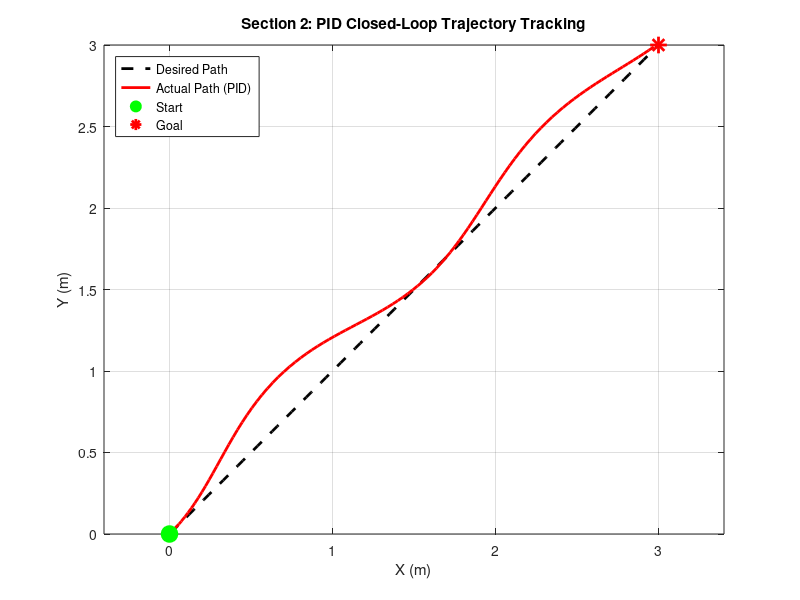
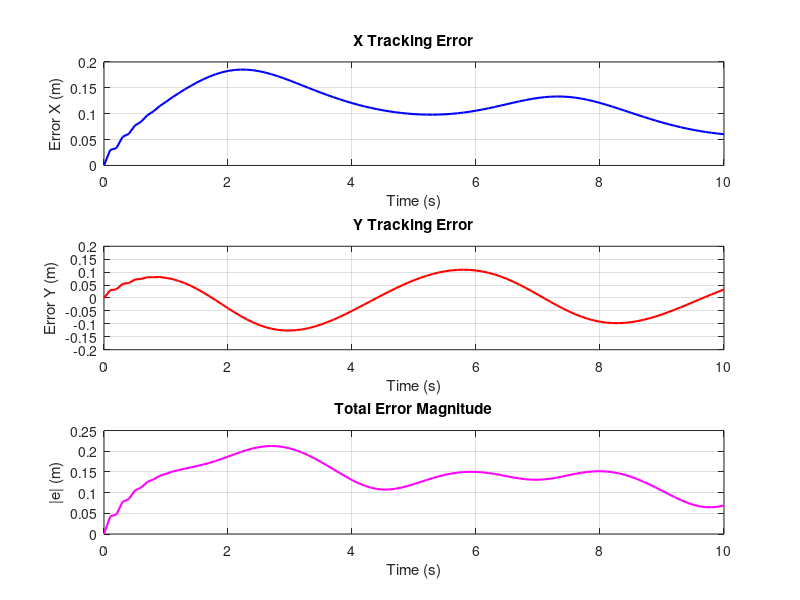

MATLAB code to generate these figures, in order: (Note: this script raises an error after producing the figures.)
function CW2_pid_tracking()
%% CW2_PID_TRACKING
%  Closed-loop PID trajectory tracking for a differential-drive robot.
%  The robot tracks a straight-line diagonal path from (0,0) to (3,3).
%
%  PID Law:
%    u(t) = Kp*e(t) + Ki*∫e(t)dt + Kd*(de/dt)
%
%  Separate PID controllers are applied to X and Y errors,
%  producing linear (v) and angular (omega) velocity commands.

%% --- Time setup ---
dt      = 0.1;
t_total = 10;
t       = 0:dt:t_total;
N       = length(t);

%% --- Desired trajectory: diagonal straight line (0,0) → (3,3) ---
x_des = linspace(0, 3, N);
y_des = linspace(0, 3, N);

%% --- PID gains (tuned for smooth tracking) ---
Kp = 2.5;
Ki = 0.2;
Kd = 1.0;

%% --- Initial pose (facing 45° toward goal) ---
x     = 0;    y = 0;    theta = pi/4;
e_x_prev = 0; e_y_prev = 0;
int_ex   = 0; int_ey   = 0;

X = zeros(1,N);  Y = zeros(1,N);
Ex = zeros(1,N); Ey = zeros(1,N);

%% --- PID control loop ---
for i = 1:N
    % Position errors
    e_x = x_des(i) - x;
    e_y = y_des(i) - y;

    % Integral accumulation
    int_ex = int_ex + e_x * dt;
    int_ey = int_ey + e_y * dt;

    % Derivative terms
    d_ex = (e_x - e_x_prev) / dt;
    d_ey = (e_y - e_y_prev) / dt;

    % PID output → velocity commands
    v     = Kp*e_x + Ki*int_ex + Kd*d_ex;
    omega = Kp*e_y + Ki*int_ey + Kd*d_ey;

    % Euler integration
    x     = x + v * cos(theta) * dt;
    y     = y + v * sin(theta) * dt;
    theta = theta + omega * dt;

    % Store
    X(i) = x;   Y(i) = y;
    Ex(i) = e_x; Ey(i) = e_y;
    e_x_prev = e_x;
    e_y_prev = e_y;
end

%% --- Compute tracking error magnitude ---
err_mag = sqrt(Ex.^2 + Ey.^2);

%% --- Plot 1: Trajectory tracking ---
figure('Name','Sec 2 – PID Trajectory Tracking','NumberTitle','off');
plot(x_des, y_des, 'k--', 'LineWidth', 2, 'DisplayName', 'Desired Path');
hold on;
plot(X, Y, 'r-', 'LineWidth', 2, 'DisplayName', 'Actual Path (PID)');
plot(x_des(1), y_des(1), 'go', 'MarkerSize', 12, 'MarkerFaceColor','g', 'DisplayName','Start');
plot(x_des(end), y_des(end), 'r*', 'MarkerSize', 12, 'LineWidth', 2, 'DisplayName','Goal');
grid on; axis equal;
xlabel('X (m)'); ylabel('Y (m)');
title('Section 2: PID Closed-Loop Trajectory Tracking');
legend('Location','northwest');

%% --- Plot 2: Error over time ---
figure('Name','Sec 2 – Tracking Error','NumberTitle','off');
subplot(3,1,1);
plot(t, Ex, 'b-','LineWidth',1.5); grid on;
xlabel('Time (s)'); ylabel('Error X (m)'); title('X Tracking Error');

subplot(3,1,2);
plot(t, Ey, 'r-','LineWidth',1.5); grid on;
xlabel('Time (s)'); ylabel('Error Y (m)'); title('Y Tracking Error');

subplot(3,1,3);
plot(t, err_mag, 'm-','LineWidth',1.5); grid on;
xlabel('Time (s)'); ylabel('|e| (m)'); title('Total Error Magnitude');
sgtitle('Section 2: PID Tracking Errors');

fprintf('   PID tracking complete. Final error: %.4f m\n', err_mag(end));
end
